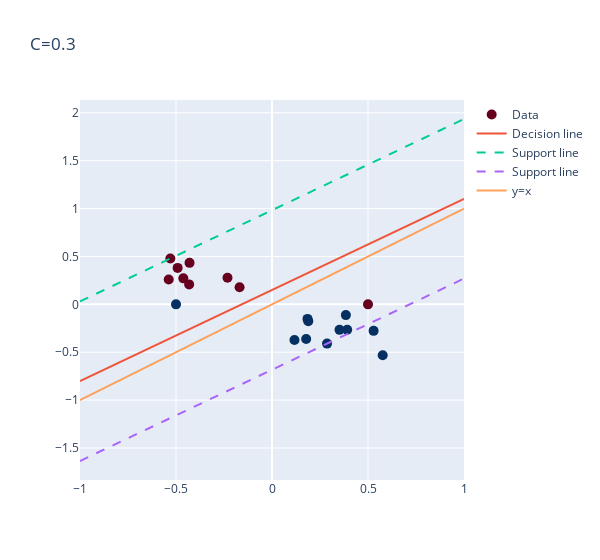

Notebook source saved alongside this figure:
### Code cell
# outliers

# fit the model
clf = svm.SVC(kernel="linear", C = 0.3)
clf.fit(X, y)

fig = go.Figure()
plot_data_decision_line(X,y,clf,fig,"C=0.3")
x_l = np.linspace(-1, 1, 2)
fig.add_trace(go.Scatter(x=x_l, y=x_l, mode='lines', name='y=x'))
fig.show()

### Figure 1 — Plotly figure (JSON) as saved in the notebook; plotly's stock layout.template omitted (floating-point values rounded to 4 significant figures)
{"data": [{"marker": {"color": [-1, 1, -1, -1, -1, -1, -1, -1, -1, -1, 1, 1, 1, 1, 1, 1, 1, 1, 1, 1], "colorscale": [[0, "rgb(103,0,31)"], [0.1, "rgb(178,24,43)"], [0.2, "rgb(214,96,77)"], [0.3, "rgb(244,165,130)"], [0.4, "rgb(253,219,199)"], [0.5, "rgb(247,247,247)"], [0.6, "rgb(209,229,240)"], [0.7, "rgb(146,197,222)"], [0.8, "rgb(67,147,195)"], [0.9, "rgb(33,102,172)"], [1, "rgb(5,48,97)"]], "size": 10}, "mode": "markers", "name": "Data", "type": "scatter", "x": [0.5, -0.5, -0.4315, -0.4618, -0.1689, -0.5296, -0.2318, -0.4295, -0.4914, -0.5379, 0.5766, 0.3847, 0.3517, 0.1171, 0.1779, 0.1849, 0.2867, 0.5292, 0.3917, 0.1889], "y": [0, 0, 0.2085, 0.2717, 0.1783, 0.4785, 0.2778, 0.4334, 0.3807, 0.2599, -0.5313, -0.1122, -0.2662, -0.3719, -0.362, -0.1519, -0.4102, -0.277, -0.2658, -0.1754]}, {"mode": "lines", "name": "Decision line", "type": "scatter", "x": [-1, 1], "y": [-0.8029, 1.103]}, {"line": {"dash": "dash"}, "mode": "lines", "name": "Support line", "type": "scatter", "x": [-1, 1], "y": [0.03033, 1.936]}, {"line": {"dash": "dash"}, "mode": "lines", "name": "Support line", "type": "scatter", "x": [-1, 1], "y": [-1.636, 0.2694]}, {"mode": "lines", "name": "y=x", "type": "scatter", "x": [-1, 1], "y": [-1, 1]}], "layout": {"title": {"text": "C=0.3"}, "width": 600}}
